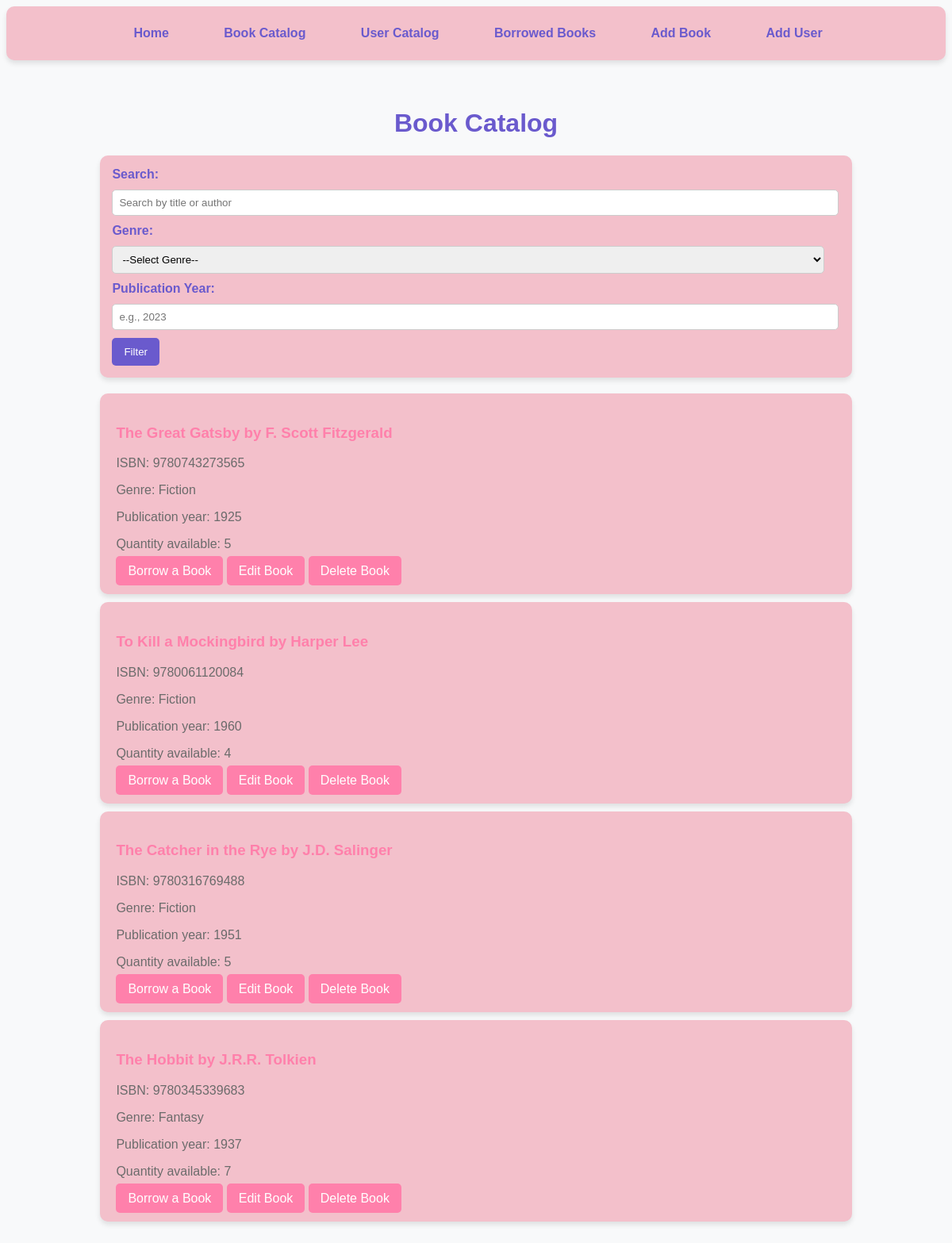
The app's page /catalog, older data.
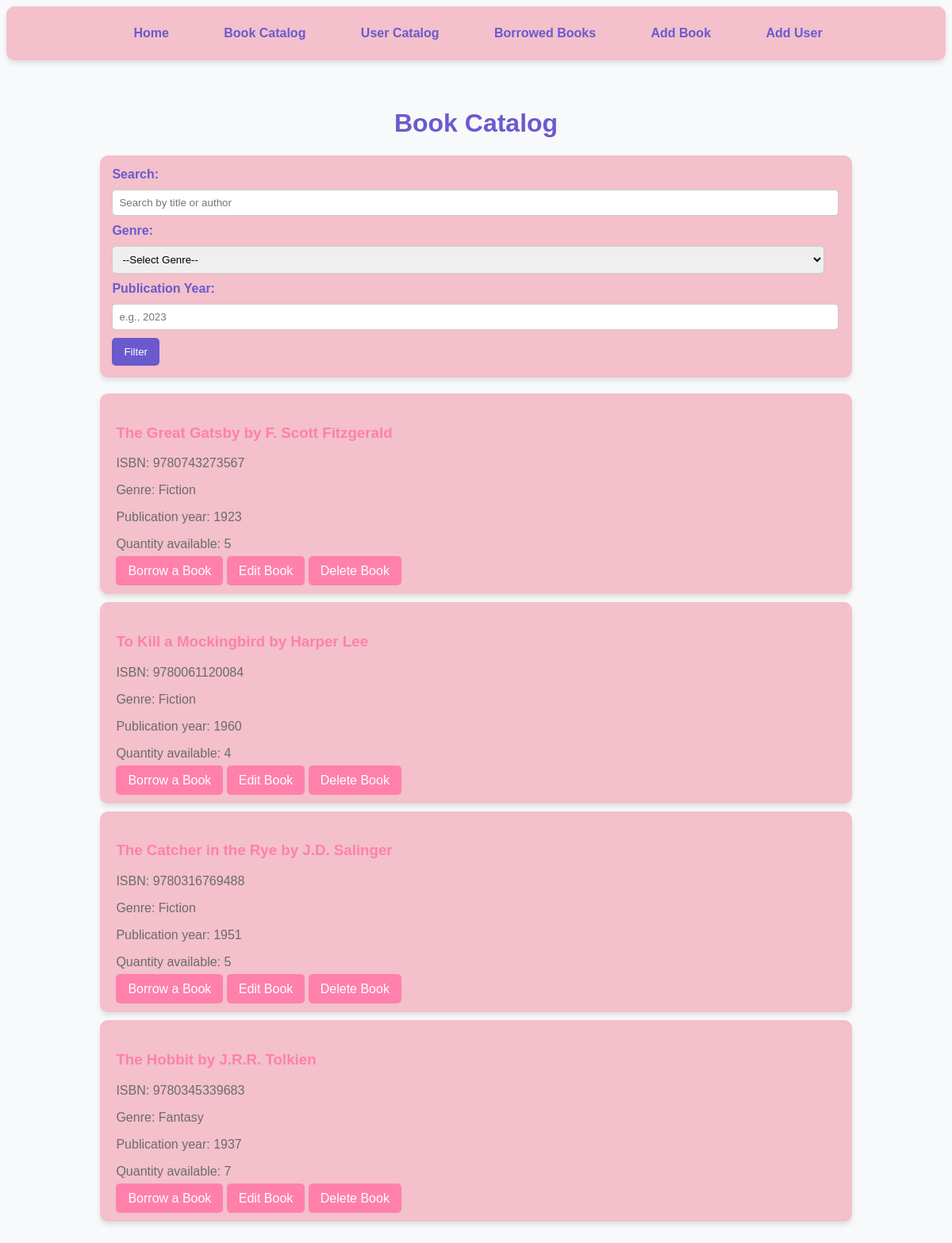
The same page, newer data.
### app/models.py (models this page shows, shortened)
class Book(db.Model):
    id = db.Column(db.Integer, primary_key=True)
    title = db.Column(db.String(150), nullable=False)
    author = db.Column(db.String(150), nullable=False)
    isbn = db.Column(db.String(13), unique=True, nullable=False)
    quantity = db.Column(db.Integer, nullable=False, default=1)
    publication_year = db.Column(db.Integer, nullable=False)
    genre = db.Column(db.String(100), nullable=False)
    borrows = db.relationship('Borrow', backref='book', lazy=True)

### app/routes.py (the view)
@main.route('/catalog')
def catalog():
    try:
        search = request.args.get('search', '').strip()
        genre = request.args.get('genre', '').strip()
        year = request.args.get('year', type=int)
        page = request.args.get('page', 1, type=int)
        per_page = 10
        query = Book.query
        if search:
            query = query.filter(
                (Book.title.ilike(f'%{search}%')) | (Book.author.ilike(f'%{search}%'))
            )
        if genre:
            query = query.filter_by(genre=genre)
        if year:
            query = query.filter_by(publication_year=year)
        books = query.paginate(page=page, per_page=per_page, error_out=False)
    except OperationalError:
        books = []
        error_message = "Error: Unable to access the database. Please try again later."
        return render_template('catalog.html', books=books, error_message=error_message)
    return render_template('catalog.html', books=books)

### app/templates/catalog.html (shortened to what this page needs)
<!DOCTYPE html>
<html lang="en">
<head>
</head>
<body>
<nav>
    <a href="{{ url_for('main.home') }}"> Home</a>
    <a href="{{ url_for('main.catalog') }}"> Book Catalog</a>
    <a href="{{ url_for('main.users') }}"> User Catalog</a>
    <a href="{{ url_for('main.borrowed_books') }}"> Borrowed Books</a>
    <a href="{{ url_for('main.add_book') }}"> Add Book</a>
    <a href="{{ url_for('main.add_user') }}"> Add User</a>
</nav>
<div class="container">
    <h1>Book Catalog</h1>
    <form class="filter-form" method="get" action="{{ url_for('main.catalog') }}">
        <label for="search">Search:</label>
        <input type="text" id="search" name="search" placeholder="Search by title or author"
               value="{{ request.args.get('search', '') }}">
        <label for="genre">Genre:</label>
        <select id="genre" name="genre">
            <option value="">--Select Genre--</option>
        </select>
        <label for="year">Publication Year:</label>
        <input type="number" id="year" name="year" placeholder="e.g., 2023" value="{{ request.args.get('year', '') }}">
        <button type="submit">Filter</button>
    </form>
    {% if books.items %}
    {% for book in books.items %}
    <div class="book-card">
        <h3>{{ book.title }} by {{ book.author }}</h3>
        <p>ISBN: {{ book.isbn }}</p>
        <p>Genre: {{ book.genre }}</p>
        <p>Publication year: {{ book.publication_year }}</p>
        <p>Quantity available: {{ book.quantity }}</p>
        <a href="{{ url_for('main.registrate_borrowing', isbn=book.isbn) }}" class="btn">Borrow a Book</a> <a
            href="{{ url_for('main.edit_book', book_id=book.id) }}" class="btn">Edit Book</a>
        <a href="{{ url_for('main.delete_book', book_id=book.id) }}" class="btn"
           onclick="return confirm('Are you sure you want to delete this book?')">Delete Book</a>
    </div>
    {% endfor %}
    {% else %}
    <p>No books match the current filters.</p>
    {% endif %}
</div>
</body>
</html>

### app/templates/catalog.html (style rules this page uses)
body { background-color: #f8f9fa; font-family: 'Arial', sans-serif; }
.container { width: 80%; margin: 0 auto; padding: 20px; }
h1 { color: #6a5acd; text-align: center; }
.filter-form { background-color: #f3c0cb; border-radius: 10px; padding: 15px; margin-bottom: 20px; box-shadow: 0 4px 6px rgba(0, 0, 0, 0.1); }
.filter-form label { font-weight: bold; color: #6a5acd; }
.filter-form input, .filter-form select { width: calc(100% - 20px); padding: 8px; margin: 10px 0; border-radius: 5px; border: 1px solid #ccc; }
.filter-form button { background-color: #6a5acd; color: white; padding: 10px 15px; border: none; border-radius: 5px; cursor: pointer; }
.book-card { background-color: #f3c0cb; border-radius: 10px; padding: 20px; margin: 10px 0; box-shadow: 0 4px 6px rgba(0, 0, 0, 0.1); }
.book-card h3 { color: #ff80ab; }
.book-card p { color: #6b6b6b; }
.btn { background-color: #ff80ab; color: white; padding: 10px 15px; text-decoration: none; border-radius: 5px; margin-top: 10px; }
nav { background-color: #f3c0cb; padding: 15px; border-radius: 10px; box-shadow: 0 4px 6px rgba(0, 0, 0, 0.1); text-align: center; margin-bottom: 20px; }
nav a { color: #6a5acd; text-decoration: none; font-weight: bold; margin: 0 15px; padding: 10px 15px; display: inline-block; border-radius: 5px; transition: background-color 0.3s, color 0.3s; }

Row changes from the older to the newer data that the page shows:
changed Book "The Great Gatsby": isbn "9780743273565" → "9780743273567"; publication_year "1925" → "1923"
